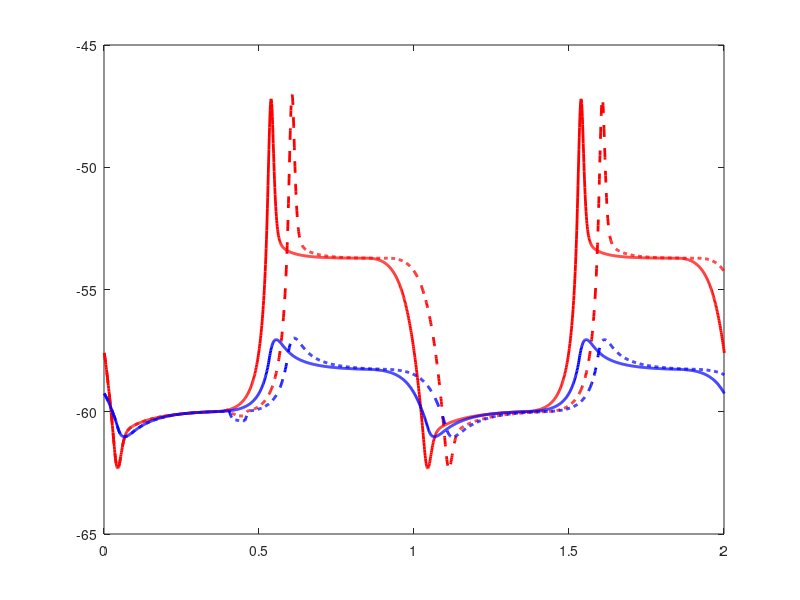

MATLAB code to generate this figure: (Note: this script raises an error after producing the figure.)
clear all
clc

%% \phi = 0.2
% load('D_0.2.mat')
% load('G_0.2.mat')
% 
% figure (1)
% 
% plot(D(1,:),'r','Linewidth',2)
% hold on 
% plot(D(2,:),'r--','Linewidth',2)
% 
% plot(G(1,:),'b','Linewidth',2)
% plot(G(2,:),'b--','Linewidth',2)
% 
% xlim([0 2000])
% xticks([0 500 1000 1500 2000])
% xticklabels ([0 0.5 1 1.5 2])
% 
% ylim([-65 -45])
% ax = gca;
% ax.FontSize = 16;
% xlabel('\phi, normalized phase','Fontsize',16)
% ylabel('voltage (mV)','Fontsize',16)
% 
% set(gcf,'Position',[500 200 600 300])

%% \phi = 0.4
load('D_0.4.mat')
load('G_0.4.mat')

figure (1)

plot(D(1,:),'r','Linewidth',2)
hold on 
plot(D(2,:),'r--','Linewidth',2)

plot(G(1,:),'b','Linewidth',2)
plot(G(2,:),'b--','Linewidth',2)

xlim([0 2000])
xticks([0 500 1000 1500 2000])
xticklabels ([0 0.5 1 1.5 2])

ylim([-65 -45])
ax = gca;
ax.FontSize = 16;
xlabel('\phi, normalized phase','Fontsize',16)
ylabel('voltage (mV)','Fontsize',16)

set(gcf,'Position',[500 200 600 300])
